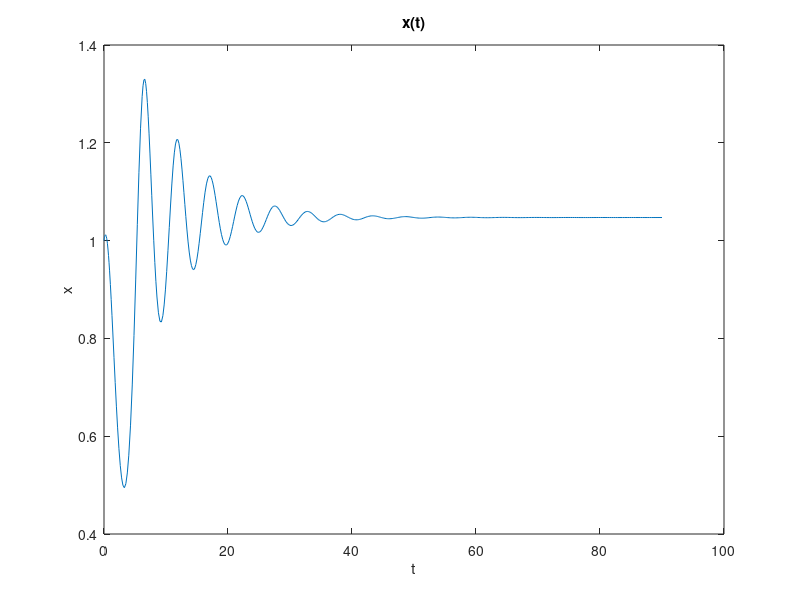
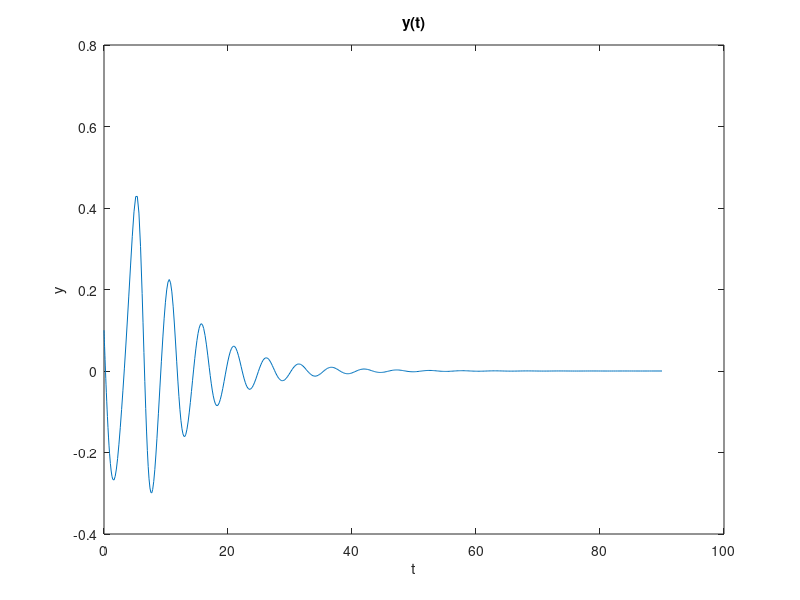
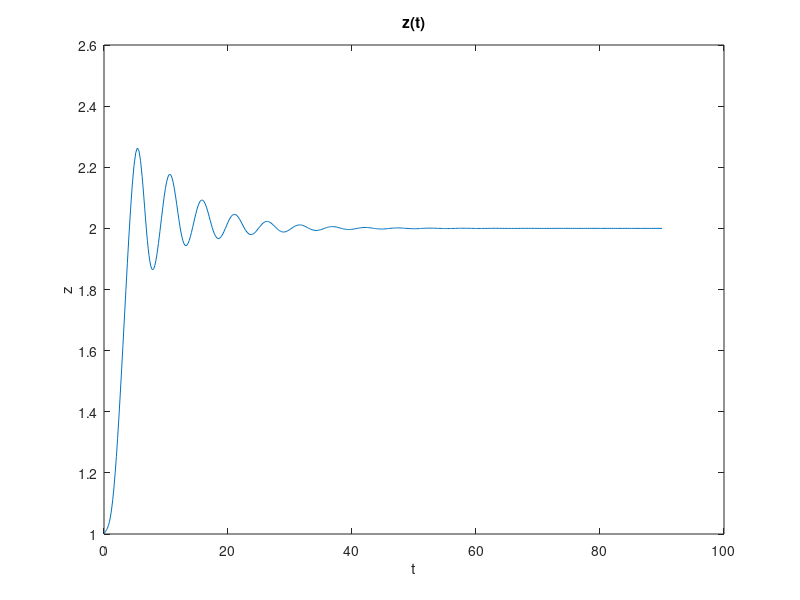
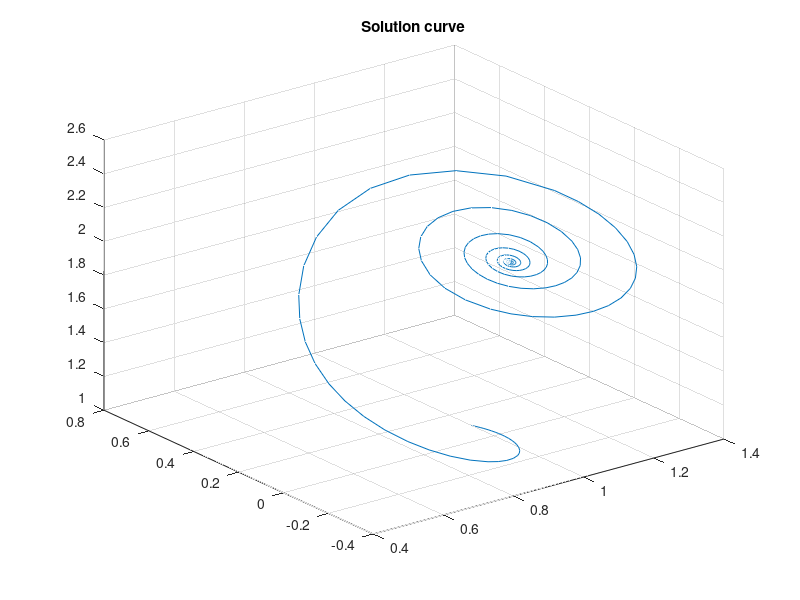

Write MATLAB code to recreate these figures, in order.
b= 1;
g= 0.5;
a= 1;

f = @(t,x) [x(2);sin(x(1))*(x(3)*cos(x(1))-1)-g*x(2);b*cos(x(1))-b*g];

[t,xa] = ode45(f,[0 90],[1 .1 1]);


%x plot
figure(1)
plot(t,xa(:,1))
title('x(t)')
xlabel('t'), ylabel('x')

%y plot
figure(2)
plot(t,xa(:,2))
title('y(t)')
xlabel('t'), ylabel('y')

%z plot
figure(3)
plot(t,xa(:,3))
title('z(t)')
xlabel('t'), ylabel('z')


%3d plot
figure(4)
plot3(xa(:,1),xa(:,2),xa(:,3))
grid on
title('Solution curve')

